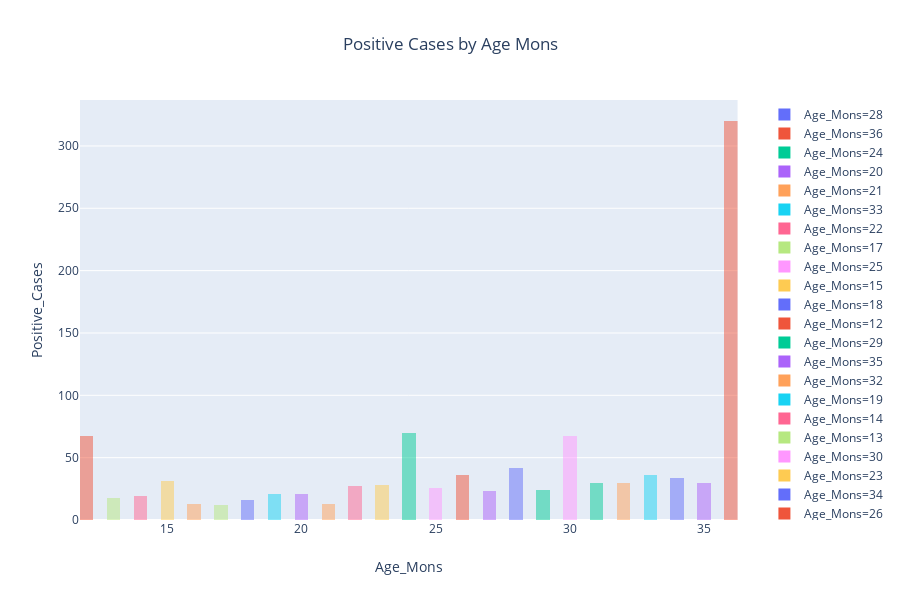

The code cell stored with this chart in its notebook:
### Markdown cell above
### Histograma casos positivos por edad

El siguiente paso será ver cómo se distribuyen los datos. Para ello lo más normal es realizar un histograma utilizando como variable la edad en meses de los casos estudiados.

### Code cell
px.histogram(
    df,
    x='Age_Mons',
    barmode='overlay',
    color='Age_Mons',
    title='Positive Cases by Age Mons',
    nbins=50).update(layout=dict(title=dict(x=0.5),yaxis=dict(title='Positive_Cases')))

### Figure 1 — Plotly figure (JSON) as saved in the notebook; plotly's stock layout.template omitted (floating-point values rounded to 4 significant figures; data arrays with more than 128 entries replaced by an {"elided": "..."} marker saying what was removed)
{"data": [{"alignmentgroup": "True", "bingroup": "x", "hoverlabel": {"namelength": 0}, "hovertemplate": "Age_Mons=%{x}<br>count=%{y}", "legendgroup": "Age_Mons=28", "marker": {"color": "#636efa", "opacity": 0.5}, "name": "Age_Mons=28", "nbinsx": 50, "offsetgroup": "Age_Mons=28", "orientation": "v", "showlegend": true, "type": "histogram", "x": [28, 28, 28, 28, 28, 28, 28, 28, 28, 28, 28, 28, 28, 28, 28, 28, 28, 28, 28, 28, 28, 28, 28, 28, 28, 28, 28, 28, 28, 28, 28, 28, 28, 28, 28, 28, 28, 28, 28, 28, 28, 28], "xaxis": "x", "yaxis": "y"}, {"alignmentgroup": "True", "bingroup": "x", "hoverlabel": {"namelength": 0}, "hovertemplate": "Age_Mons=%{x}<br>count=%{y}", "legendgroup": "Age_Mons=36", "marker": {"color": "#EF553B", "opacity": 0.5}, "name": "Age_Mons=36", "nbinsx": 50, "offsetgroup": "Age_Mons=36", "orientation": "v", "showlegend": true, "type": "histogram", "x": {"elided": "320 int values"}, "xaxis": "x", "yaxis": "y"}, {"alignmentgroup": "True", "bingroup": "x", "hoverlabel": {"namelength": 0}, "hovertemplate": "Age_Mons=%{x}<br>count=%{y}", "legendgroup": "Age_Mons=24", "marker": {"color": "#00cc96", "opacity": 0.5}, "name": "Age_Mons=24", "nbinsx": 50, "offsetgroup": "Age_Mons=24", "orientation": "v", "showlegend": true, "type": "histogram", "x": [24, 24, 24, 24, 24, 24, 24, 24, 24, 24, 24, 24, 24, 24, 24, 24, 24, 24, 24, 24, 24, 24, 24, 24, 24, 24, 24, 24, 24, 24, 24, 24, 24, 24, 24, 24, 24, 24, 24, 24, 24, 24, 24, 24, 24, 24, 24, 24, 24, 24, 24, 24, 24, 24, 24, 24, 24, 24, 24, 24, 24, 24, 24, 24, 24, 24, 24, 24, 24, 24], "xaxis": "x", "yaxis": "y"}, {"alignmentgroup": "True", "bingroup": "x", "hoverlabel": {"namelength": 0}, "hovertemplate": "Age_Mons=%{x}<br>count=%{y}", "legendgroup": "Age_Mons=20", "marker": {"color": "#ab63fa", "opacity": 0.5}, "name": "Age_Mons=20", "nbinsx": 50, "offsetgroup": "Age_Mons=20", "orientation": "v", "showlegend": true, "type": "histogram", "x": [20, 20, 20, 20, 20, 20, 20, 20, 20, 20, 20, 20, 20, 20, 20, 20, 20, 20, 20, 20, 20], "xaxis": "x", "yaxis": "y"}, {"alignmentgroup": "True", "bingroup": "x", "hoverlabel": {"namelength": 0}, "hovertemplate": "Age_Mons=%{x}<br>count=%{y}", "legendgroup": "Age_Mons=21", "marker": {"color": "#FFA15A", "opacity": 0.5}, "name": "Age_Mons=21", "nbinsx": 50, "offsetgroup": "Age_Mons=21", "orientation": "v", "showlegend": true, "type": "histogram", "x": [21, 21, 21, 21, 21, 21, 21, 21, 21, 21, 21, 21, 21], "xaxis": "x", "yaxis": "y"}, {"alignmentgroup": "True", "bingroup": "x", "hoverlabel": {"namelength": 0}, "hovertemplate": "Age_Mons=%{x}<br>count=%{y}", "legendgroup": "Age_Mons=33", "marker": {"color": "#19d3f3", "opacity": 0.5}, "name": "Age_Mons=33", "nbinsx": 50, "offsetgroup": "Age_Mons=33", "orientation": "v", "showlegend": true, "type": "histogram", "x": [33, 33, 33, 33, 33, 33, 33, 33, 33, 33, 33, 33, 33, 33, 33, 33, 33, 33, 33, 33, 33, 33, 33, 33, 33, 33, 33, 33, 33, 33, 33, 33, 33, 33, 33, 33], "xaxis": "x", "yaxis": "y"}, {"alignmentgroup": "True", "bingroup": "x", "hoverlabel": {"namelength": 0}, "hovertemplate": "Age_Mons=%{x}<br>count=%{y}", "legendgroup": "Age_Mons=22", "marker": {"color": "#FF6692", "opacity": 0.5}, "name": "Age_Mons=22", "nbinsx": 50, "offsetgroup": "Age_Mons=22", "orientation": "v", "showlegend": true, "type": "histogram", "x": [22, 22, 22, 22, 22, 22, 22, 22, 22, 22, 22, 22, 22, 22, 22, 22, 22, 22, 22, 22, 22, 22, 22, 22, 22, 22, 22], "xaxis": "x", "yaxis": "y"}, {"alignmentgroup": "True", "bingroup": "x", "hoverlabel": {"namelength": 0}, "hovertemplate": "Age_Mons=%{x}<br>count=%{y}", "legendgroup": "Age_Mons=17", "marker": {"color": "#B6E880", "opacity": 0.5}, "name": "Age_Mons=17", "nbinsx": 50, "offsetgroup": "Age_Mons=17", "orientation": "v", "showlegend": true, "type": "histogram", "x": [17, 17, 17, 17, 17, 17, 17, 17, 17, 17, 17, 17], "xaxis": "x", "yaxis": "y"}, {"alignmentgroup": "True", "bingroup": "x", "hoverlabel": {"namelength": 0}, "hovertemplate": "Age_Mons=%{x}<br>count=%{y}", "legendgroup": "Age_Mons=25", "marker": {"color": "#FF97FF", "opacity": 0.5}, "name": "Age_Mons=25", "nbinsx": 50, "offsetgroup": "Age_Mons=25", "orientation": "v", "showlegend": true, "type": "histogram", "x": [25, 25, 25, 25, 25, 25, 25, 25, 25, 25, 25, 25, 25, 25, 25, 25, 25, 25, 25, 25, 25, 25, 25, 25, 25, 25], "xaxis": "x", "yaxis": "y"}, {"alignmentgroup": "True", "bingroup": "x", "hoverlabel": {"namelength": 0}, "hovertemplate": "Age_Mons=%{x}<br>count=%{y}", "legendgroup": "Age_Mons=15", "marker": {"color": "#FECB52", "opacity": 0.5}, "name": "Age_Mons=15", "nbinsx": 50, "offsetgroup": "Age_Mons=15", "orientation": "v", "showlegend": true, "type": "histogram", "x": [15, 15, 15, 15, 15, 15, 15, 15, 15, 15, 15, 15, 15, 15, 15, 15, 15, 15, 15, 15, 15, 15, 15, 15, 15, 15, 15, 15, 15, 15, 15], "xaxis": "x", "yaxis": "y"}, {"alignmentgroup": "True", "bingroup": "x", "hoverlabel": {"namelength": 0}, "hovertemplate": "Age_Mons=%{x}<br>count=%{y}", "legendgroup": "Age_Mons=18", "marker": {"color": "#636efa", "opacity": 0.5}, "name": "Age_Mons=18", "nbinsx": 50, "offsetgroup": "Age_Mons=18", "orientation": "v", "showlegend": true, "type": "histogram", "x": [18, 18, 18, 18, 18, 18, 18, 18, 18, 18, 18, 18, 18, 18, 18, 18], "xaxis": "x", "yaxis": "y"}, {"alignmentgroup": "True", "bingroup": "x", "hoverlabel": {"namelength": 0}, "hovertemplate": "Age_Mons=%{x}<br>count=%{y}", "legendgroup": "Age_Mons=12", "marker": {"color": "#EF553B", "opacity": 0.5}, "name": "Age_Mons=12", "nbinsx": 50, "offsetgroup": "Age_Mons=12", "orientation": "v", "showlegend": true, "type": "histogram", "x": [12, 12, 12, 12, 12, 12, 12, 12, 12, 12, 12, 12, 12, 12, 12, 12, 12, 12, 12, 12, 12, 12, 12, 12, 12, 12, 12, 12, 12, 12, 12, 12, 12, 12, 12, 12, 12, 12, 12, 12, 12, 12, 12, 12, 12, 12, 12, 12, 12, 12, 12, 12, 12, 12, 12, 12, 12, 12, 12, 12, 12, 12, 12, 12, 12, 12, 12], "xaxis": "x", "yaxis": "y"}, {"alignmentgroup": "True", "bingroup": "x", "hoverlabel": {"namelength": 0}, "hovertemplate": "Age_Mons=%{x}<br>count=%{y}", "legendgroup": "Age_Mons=29", "marker": {"color": "#00cc96", "opacity": 0.5}, "name": "Age_Mons=29", "nbinsx": 50, "offsetgroup": "Age_Mons=29", "orientation": "v", "showlegend": true, "type": "histogram", "x": [29, 29, 29, 29, 29, 29, 29, 29, 29, 29, 29, 29, 29, 29, 29, 29, 29, 29, 29, 29, 29, 29, 29, 29], "xaxis": "x", "yaxis": "y"}, {"alignmentgroup": "True", "bingroup": "x", "hoverlabel": {"namelength": 0}, "hovertemplate": "Age_Mons=%{x}<br>count=%{y}", "legendgroup": "Age_Mons=35", "marker": {"color": "#ab63fa", "opacity": 0.5}, "name": "Age_Mons=35", "nbinsx": 50, "offsetgroup": "Age_Mons=35", "orientation": "v", "showlegend": true, "type": "histogram", "x": [35, 35, 35, 35, 35, 35, 35, 35, 35, 35, 35, 35, 35, 35, 35, 35, 35, 35, 35, 35, 35, 35, 35, 35, 35, 35, 35, 35, 35, 35], "xaxis": "x", "yaxis": "y"}, {"alignmentgroup": "True", "bingroup": "x", "hoverlabel": {"namelength": 0}, "hovertemplate": "Age_Mons=%{x}<br>count=%{y}", "legendgroup": "Age_Mons=32", "marker": {"color": "#FFA15A", "opacity": 0.5}, "name": "Age_Mons=32", "nbinsx": 50, "offsetgroup": "Age_Mons=32", "orientation": "v", "showlegend": true, "type": "histogram", "x": [32, 32, 32, 32, 32, 32, 32, 32, 32, 32, 32, 32, 32, 32, 32, 32, 32, 32, 32, 32, 32, 32, 32, 32, 32, 32, 32, 32, 32, 32], "xaxis": "x", "yaxis": "y"}, {"alignmentgroup": "True", "bingroup": "x", "hoverlabel": {"namelength": 0}, "hovertemplate": "Age_Mons=%{x}<br>count=%{y}", "legendgroup": "Age_Mons=19", "marker": {"color": "#19d3f3", "opacity": 0.5}, "name": "Age_Mons=19", "nbinsx": 50, "offsetgroup": "Age_Mons=19", "orientation": "v", "showlegend": true, "type": "histogram", "x": [19, 19, 19, 19, 19, 19, 19, 19, 19, 19, 19, 19, 19, 19, 19, 19, 19, 19, 19, 19, 19], "xaxis": "x", "yaxis": "y"}, {"alignmentgroup": "True", "bingroup": "x", "hoverlabel": {"namelength": 0}, "hovertemplate": "Age_Mons=%{x}<br>count=%{y}", "legendgroup": "Age_Mons=14", "marker": {"color": "#FF6692", "opacity": 0.5}, "name": "Age_Mons=14", "nbinsx": 50, "offsetgroup": "Age_Mons=14", "orientation": "v", "showlegend": true, "type": "histogram", "x": [14, 14, 14, 14, 14, 14, 14, 14, 14, 14, 14, 14, 14, 14, 14, 14, 14, 14, 14], "xaxis": "x", "yaxis": "y"}, {"alignmentgroup": "True", "bingroup": "x", "hoverlabel": {"namelength": 0}, "hovertemplate": "Age_Mons=%{x}<br>count=%{y}", "legendgroup": "Age_Mons=13", "marker": {"color": "#B6E880", "opacity": 0.5}, "name": "Age_Mons=13", "nbinsx": 50, "offsetgroup": "Age_Mons=13", "orientation": "v", "showlegend": true, "type": "histogram", "x": [13, 13, 13, 13, 13, 13, 13, 13, 13, 13, 13, 13, 13, 13, 13, 13, 13, 13], "xaxis": "x", "yaxis": "y"}, {"alignmentgroup": "True", "bingroup": "x", "hoverlabel": {"namelength": 0}, "hovertemplate": "Age_Mons=%{x}<br>count=%{y}", "legendgroup": "Age_Mons=30", "marker": {"color": "#FF97FF", "opacity": 0.5}, "name": "Age_Mons=30", "nbinsx": 50, "offsetgroup": "Age_Mons=30", "orientation": "v", "showlegend": true, "type": "histogram", "x": [30, 30, 30, 30, 30, 30, 30, 30, 30, 30, 30, 30, 30, 30, 30, 30, 30, 30, 30, 30, 30, 30, 30, 30, 30, 30, 30, 30, 30, 30, 30, 30, 30, 30, 30, 30, 30, 30, 30, 30, 30, 30, 30, 30, 30, 30, 30, 30, 30, 30, 30, 30, 30, 30, 30, 30, 30, 30, 30, 30, 30, 30, 30, 30, 30, 30, 30], "xaxis": "x", "yaxis": "y"}, {"alignmentgroup": "True", "bingroup": "x", "hoverlabel": {"namelength": 0}, "hovertemplate": "Age_Mons=%{x}<br>count=%{y}", "legendgroup": "Age_Mons=23", "marker": {"color": "#FECB52", "opacity": 0.5}, "name": "Age_Mons=23", "nbinsx": 50, "offsetgroup": "Age_Mons=23", "orientation": "v", "showlegend": true, "type": "histogram", "x": [23, 23, 23, 23, 23, 23, 23, 23, 23, 23, 23, 23, 23, 23, 23, 23, 23, 23, 23, 23, 23, 23, 23, 23, 23, 23, 23, 23], "xaxis": "x", "yaxis": "y"}, {"alignmentgroup": "True", "bingroup": "x", "hoverlabel": {"namelength": 0}, "hovertemplate": "Age_Mons=%{x}<br>count=%{y}", "legendgroup": "Age_Mons=34", "marker": {"color": "#636efa", "opacity": 0.5}, "name": "Age_Mons=34", "nbinsx": 50, "offsetgroup": "Age_Mons=34", "orientation": "v", "showlegend": true, "type": "histogram", "x": [34, 34, 34, 34, 34, 34, 34, 34, 34, 34, 34, 34, 34, 34, 34, 34, 34, 34, 34, 34, 34, 34, 34, 34, 34, 34, 34, 34, 34, 34, 34, 34, 34, 34], "xaxis": "x", "yaxis": "y"}, {"alignmentgroup": "True", "bingroup": "x", "hoverlabel": {"namelength": 0}, "hovertemplate": "Age_Mons=%{x}<br>count=%{y}", "legendgroup": "Age_Mons=26", "marker": {"color": "#EF553B", "opacity": 0.5}, "name": "Age_Mons=26", "nbinsx": 50, "offsetgroup": "Age_Mons=26", "orientation": "v", "showlegend": true, "type": "histogram", "x": [26, 26, 26, 26, 26, 26, 26, 26, 26, 26, 26, 26, 26, 26, 26, 26, 26, 26, 26, 26, 26, 26, 26, 26, 26, 26, 26, 26, 26, 26, 26, 26, 26, 26, 26, 26], "xaxis": "x", "yaxis": "y"}, {"alignmentgroup": "True", "bingroup": "x", "hoverlabel": {"namelength": 0}, "hovertemplate": "Age_Mons=%{x}<br>count=%{y}", "legendgroup": "Age_Mons=31", "marker": {"color": "#00cc96", "opacity": 0.5}, "name": "Age_Mons=31", "nbinsx": 50, "offsetgroup": "Age_Mons=31", "orientation": "v", "showlegend": true, "type": "histogram", "x": [31, 31, 31, 31, 31, 31, 31, 31, 31, 31, 31, 31, 31, 31, 31, 31, 31, 31, 31, 31, 31, 31, 31, 31, 31, 31, 31, 31, 31, 31], "xaxis": "x", "yaxis": "y"}, {"alignmentgroup": "True", "bingroup": "x", "hoverlabel": {"namelength": 0}, "hovertemplate": "Age_Mons=%{x}<br>count=%{y}", "legendgroup": "Age_Mons=27", "marker": {"color": "#ab63fa", "opacity": 0.5}, "name": "Age_Mons=27", "nbinsx": 50, "offsetgroup": "Age_Mons=27", "orientation": "v", "showlegend": true, "type": "histogram", "x": [27, 27, 27, 27, 27, 27, 27, 27, 27, 27, 27, 27, 27, 27, 27, 27, 27, 27, 27, 27, 27, 27, 27], "xaxis": "x", "yaxis": "y"}, {"alignmentgroup": "True", "bingroup": "x", "hoverlabel": {"namelength": 0}, "hovertemplate": "Age_Mons=%{x}<br>count=%{y}", "legendgroup": "Age_Mons=16", "marker": {"color": "#FFA15A", "opacity": 0.5}, "name": "Age_Mons=16", "nbinsx": 50, "offsetgroup": "Age_Mons=16", "orientation": "v", "showlegend": true, "type": "histogram", "x": [16, 16, 16, 16, 16, 16, 16, 16, 16, 16, 16, 16, 16], "xaxis": "x", "yaxis": "y"}], "layout": {"barmode": "overlay", "height": 600, "legend": {"tracegroupgap": 0}, "title": {"text": "Positive Cases by Age Mons", "x": 0.5}, "xaxis": {"anchor": "y", "categoryarray": [28, 36, 24, 20, 21, 33, 22, 17, 25, 15, 18, 12, 29, 35, 32, 19, 14, 13, 30, 23, 34, 26, 31, 27, 16], "categoryorder": "array", "domain": [0, 0.98], "title": {"text": "Age_Mons"}}, "yaxis": {"anchor": "x", "domain": [0, 1], "title": {"text": "Positive_Cases"}}}}
